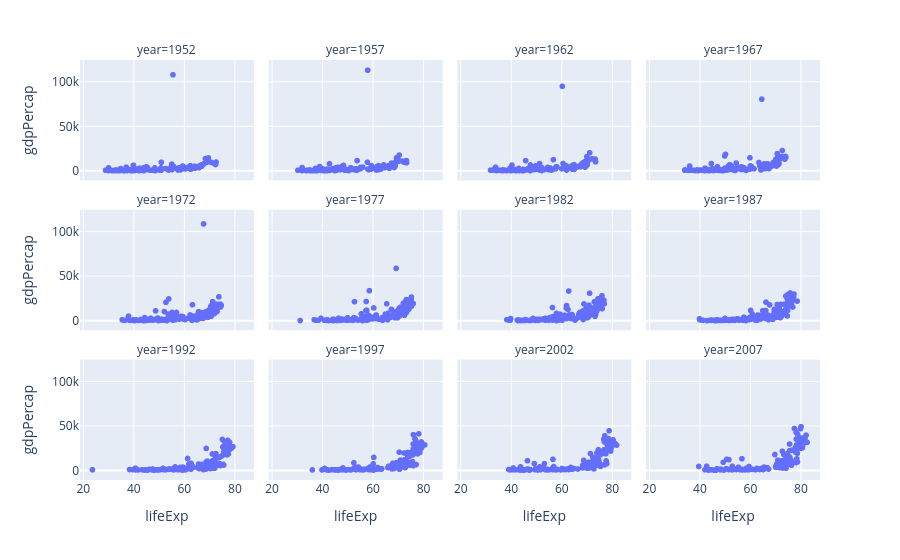

Notebook cell for this chart:
### Code cell
temp_df=gap
px.scatter(temp_df,x='lifeExp',y='gdpPercap')
px.scatter(temp_df,x='lifeExp',y='gdpPercap',facet_col='year',facet_col_wrap=4)

# facet_col_wrap will set col limit for each graph

### Figure 1 — Plotly figure (JSON) as saved in the notebook; plotly's stock layout.template omitted (floating-point values rounded to 4 significant figures; data arrays with more than 128 entries replaced by an {"elided": "..."} marker saying what was removed)
{"data": [{"hovertemplate": "year=1952<br>lifeExp=%{x}<br>gdpPercap=%{y}<extra></extra>", "legendgroup": "", "marker": {"color": "#636efa", "symbol": "circle"}, "mode": "markers", "name": "", "showlegend": false, "type": "scattergl", "x": {"elided": "142 float values"}, "xaxis": "x9", "y": {"elided": "142 float values"}, "yaxis": "y9"}, {"hovertemplate": "year=1957<br>lifeExp=%{x}<br>gdpPercap=%{y}<extra></extra>", "legendgroup": "", "marker": {"color": "#636efa", "symbol": "circle"}, "mode": "markers", "name": "", "showlegend": false, "type": "scattergl", "x": {"elided": "142 float values"}, "xaxis": "x10", "y": {"elided": "142 float values"}, "yaxis": "y10"}, {"hovertemplate": "year=1962<br>lifeExp=%{x}<br>gdpPercap=%{y}<extra></extra>", "legendgroup": "", "marker": {"color": "#636efa", "symbol": "circle"}, "mode": "markers", "name": "", "showlegend": false, "type": "scattergl", "x": {"elided": "142 float values"}, "xaxis": "x11", "y": {"elided": "142 float values"}, "yaxis": "y11"}, {"hovertemplate": "year=1967<br>lifeExp=%{x}<br>gdpPercap=%{y}<extra></extra>", "legendgroup": "", "marker": {"color": "#636efa", "symbol": "circle"}, "mode": "markers", "name": "", "showlegend": false, "type": "scattergl", "x": {"elided": "142 float values"}, "xaxis": "x12", "y": {"elided": "142 float values"}, "yaxis": "y12"}, {"hovertemplate": "year=1972<br>lifeExp=%{x}<br>gdpPercap=%{y}<extra></extra>", "legendgroup": "", "marker": {"color": "#636efa", "symbol": "circle"}, "mode": "markers", "name": "", "showlegend": false, "type": "scattergl", "x": {"elided": "142 float values"}, "xaxis": "x5", "y": {"elided": "142 float values"}, "yaxis": "y5"}, {"hovertemplate": "year=1977<br>lifeExp=%{x}<br>gdpPercap=%{y}<extra></extra>", "legendgroup": "", "marker": {"color": "#636efa", "symbol": "circle"}, "mode": "markers", "name": "", "showlegend": false, "type": "scattergl", "x": {"elided": "142 float values"}, "xaxis": "x6", "y": {"elided": "142 float values"}, "yaxis": "y6"}, {"hovertemplate": "year=1982<br>lifeExp=%{x}<br>gdpPercap=%{y}<extra></extra>", "legendgroup": "", "marker": {"color": "#636efa", "symbol": "circle"}, "mode": "markers", "name": "", "showlegend": false, "type": "scattergl", "x": {"elided": "142 float values"}, "xaxis": "x7", "y": {"elided": "142 float values"}, "yaxis": "y7"}, {"hovertemplate": "year=1987<br>lifeExp=%{x}<br>gdpPercap=%{y}<extra></extra>", "legendgroup": "", "marker": {"color": "#636efa", "symbol": "circle"}, "mode": "markers", "name": "", "showlegend": false, "type": "scattergl", "x": {"elided": "142 float values"}, "xaxis": "x8", "y": {"elided": "142 float values"}, "yaxis": "y8"}, {"hovertemplate": "year=1992<br>lifeExp=%{x}<br>gdpPercap=%{y}<extra></extra>", "legendgroup": "", "marker": {"color": "#636efa", "symbol": "circle"}, "mode": "markers", "name": "", "showlegend": false, "type": "scattergl", "x": {"elided": "142 float values"}, "xaxis": "x", "y": {"elided": "142 float values"}, "yaxis": "y"}, {"hovertemplate": "year=1997<br>lifeExp=%{x}<br>gdpPercap=%{y}<extra></extra>", "legendgroup": "", "marker": {"color": "#636efa", "symbol": "circle"}, "mode": "markers", "name": "", "showlegend": false, "type": "scattergl", "x": {"elided": "142 float values"}, "xaxis": "x2", "y": {"elided": "142 float values"}, "yaxis": "y2"}, {"hovertemplate": "year=2002<br>lifeExp=%{x}<br>gdpPercap=%{y}<extra></extra>", "legendgroup": "", "marker": {"color": "#636efa", "symbol": "circle"}, "mode": "markers", "name": "", "showlegend": false, "type": "scattergl", "x": {"elided": "142 float values"}, "xaxis": "x3", "y": {"elided": "142 float values"}, "yaxis": "y3"}, {"hovertemplate": "year=2007<br>lifeExp=%{x}<br>gdpPercap=%{y}<extra></extra>", "legendgroup": "", "marker": {"color": "#636efa", "symbol": "circle"}, "mode": "markers", "name": "", "showlegend": false, "type": "scattergl", "x": {"elided": "142 float values"}, "xaxis": "x4", "y": {"elided": "142 float values"}, "yaxis": "y4"}], "layout": {"annotations": [{"font": {}, "showarrow": false, "text": "year=1992", "x": 0.1175, "xanchor": "center", "xref": "paper", "y": 0.2867, "yanchor": "bottom", "yref": "paper"}, {"font": {}, "showarrow": false, "text": "year=1997", "x": 0.3725, "xanchor": "center", "xref": "paper", "y": 0.2867, "yanchor": "bottom", "yref": "paper"}, {"font": {}, "showarrow": false, "text": "year=2002", "x": 0.6275, "xanchor": "center", "xref": "paper", "y": 0.2867, "yanchor": "bottom", "yref": "paper"}, {"font": {}, "showarrow": false, "text": "year=2007", "x": 0.8825, "xanchor": "center", "xref": "paper", "y": 0.2867, "yanchor": "bottom", "yref": "paper"}, {"font": {}, "showarrow": false, "text": "year=1972", "x": 0.1175, "xanchor": "center", "xref": "paper", "y": 0.6433, "yanchor": "bottom", "yref": "paper"}, {"font": {}, "showarrow": false, "text": "year=1977", "x": 0.3725, "xanchor": "center", "xref": "paper", "y": 0.6433, "yanchor": "bottom", "yref": "paper"}, {"font": {}, "showarrow": false, "text": "year=1982", "x": 0.6275, "xanchor": "center", "xref": "paper", "y": 0.6433, "yanchor": "bottom", "yref": "paper"}, {"font": {}, "showarrow": false, "text": "year=1987", "x": 0.8825, "xanchor": "center", "xref": "paper", "y": 0.6433, "yanchor": "bottom", "yref": "paper"}, {"font": {}, "showarrow": false, "text": "year=1952", "x": 0.1175, "xanchor": "center", "xref": "paper", "y": 1.0, "yanchor": "bottom", "yref": "paper"}, {"font": {}, "showarrow": false, "text": "year=1957", "x": 0.3725, "xanchor": "center", "xref": "paper", "y": 1.0, "yanchor": "bottom", "yref": "paper"}, {"font": {}, "showarrow": false, "text": "year=1962", "x": 0.6275, "xanchor": "center", "xref": "paper", "y": 1.0, "yanchor": "bottom", "yref": "paper"}, {"font": {}, "showarrow": false, "text": "year=1967", "x": 0.8825, "xanchor": "center", "xref": "paper", "y": 1.0, "yanchor": "bottom", "yref": "paper"}], "legend": {"tracegroupgap": 0}, "margin": {"t": 60}, "xaxis": {"anchor": "y", "domain": [0, 0.235], "title": {"text": "lifeExp"}}, "xaxis10": {"anchor": "y10", "domain": [0.255, 0.49], "matches": "x", "showticklabels": false}, "xaxis11": {"anchor": "y11", "domain": [0.51, 0.745], "matches": "x", "showticklabels": false}, "xaxis12": {"anchor": "y12", "domain": [0.765, 1.0], "matches": "x", "showticklabels": false}, "xaxis2": {"anchor": "y2", "domain": [0.255, 0.49], "matches": "x", "title": {"text": "lifeExp"}}, "xaxis3": {"anchor": "y3", "domain": [0.51, 0.745], "matches": "x", "title": {"text": "lifeExp"}}, "xaxis4": {"anchor": "y4", "domain": [0.765, 1.0], "matches": "x", "title": {"text": "lifeExp"}}, "xaxis5": {"anchor": "y5", "domain": [0, 0.235], "matches": "x", "showticklabels": false}, "xaxis6": {"anchor": "y6", "domain": [0.255, 0.49], "matches": "x", "showticklabels": false}, "xaxis7": {"anchor": "y7", "domain": [0.51, 0.745], "matches": "x", "showticklabels": false}, "xaxis8": {"anchor": "y8", "domain": [0.765, 1.0], "matches": "x", "showticklabels": false}, "xaxis9": {"anchor": "y9", "domain": [0, 0.235], "matches": "x", "showticklabels": false}, "yaxis": {"anchor": "x", "domain": [0, 0.2867], "title": {"text": "gdpPercap"}}, "yaxis10": {"anchor": "x10", "domain": [0.7133, 1.0], "matches": "y", "showticklabels": false}, "yaxis11": {"anchor": "x11", "domain": [0.7133, 1.0], "matches": "y", "showticklabels": false}, "yaxis12": {"anchor": "x12", "domain": [0.7133, 1.0], "matches": "y", "showticklabels": false}, "yaxis2": {"anchor": "x2", "domain": [0, 0.2867], "matches": "y", "showticklabels": false}, "yaxis3": {"anchor": "x3", "domain": [0, 0.2867], "matches": "y", "showticklabels": false}, "yaxis4": {"anchor": "x4", "domain": [0, 0.2867], "matches": "y", "showticklabels": false}, "yaxis5": {"anchor": "x5", "domain": [0.3567, 0.6433], "matches": "y", "title": {"text": "gdpPercap"}}, "yaxis6": {"anchor": "x6", "domain": [0.3567, 0.6433], "matches": "y", "showticklabels": false}, "yaxis7": {"anchor": "x7", "domain": [0.3567, 0.6433], "matches": "y", "showticklabels": false}, "yaxis8": {"anchor": "x8", "domain": [0.3567, 0.6433], "matches": "y", "showticklabels": false}, "yaxis9": {"anchor": "x9", "domain": [0.7133, 1.0], "matches": "y", "title": {"text": "gdpPercap"}}}}
